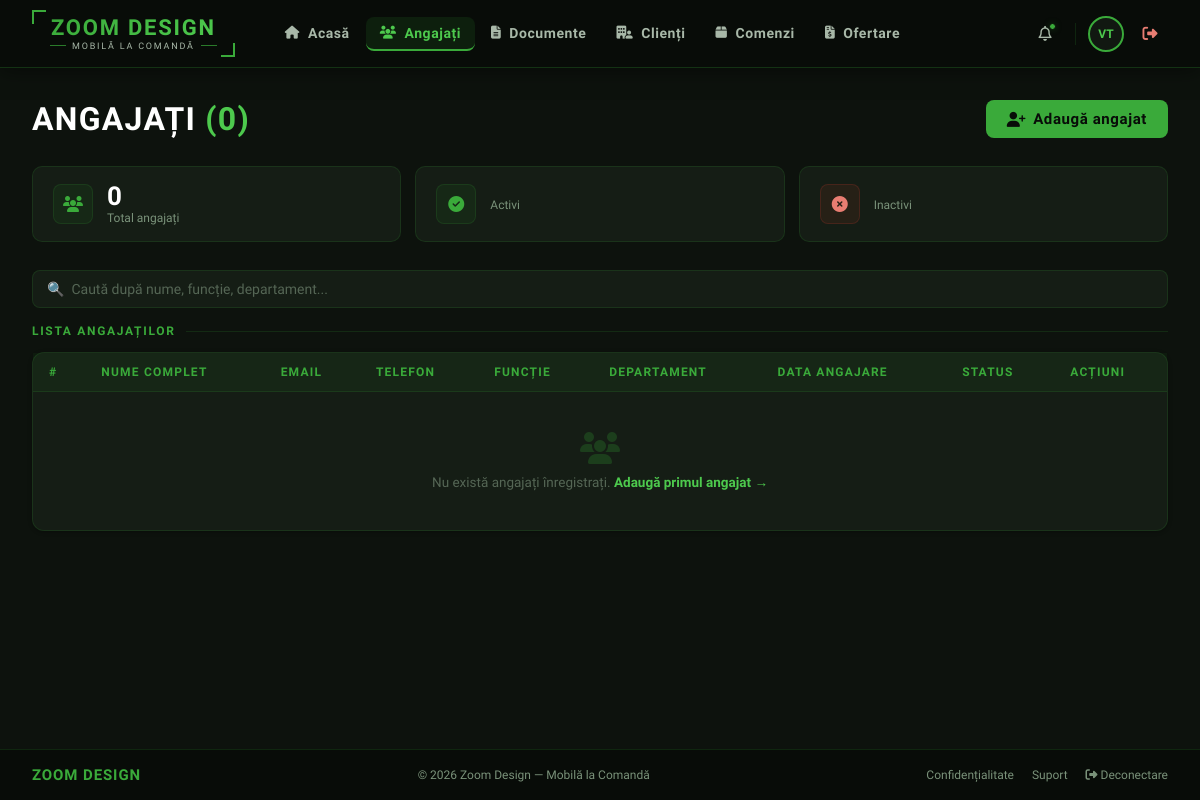
The page /angajati/ (signed in) on the database as committed earlier.
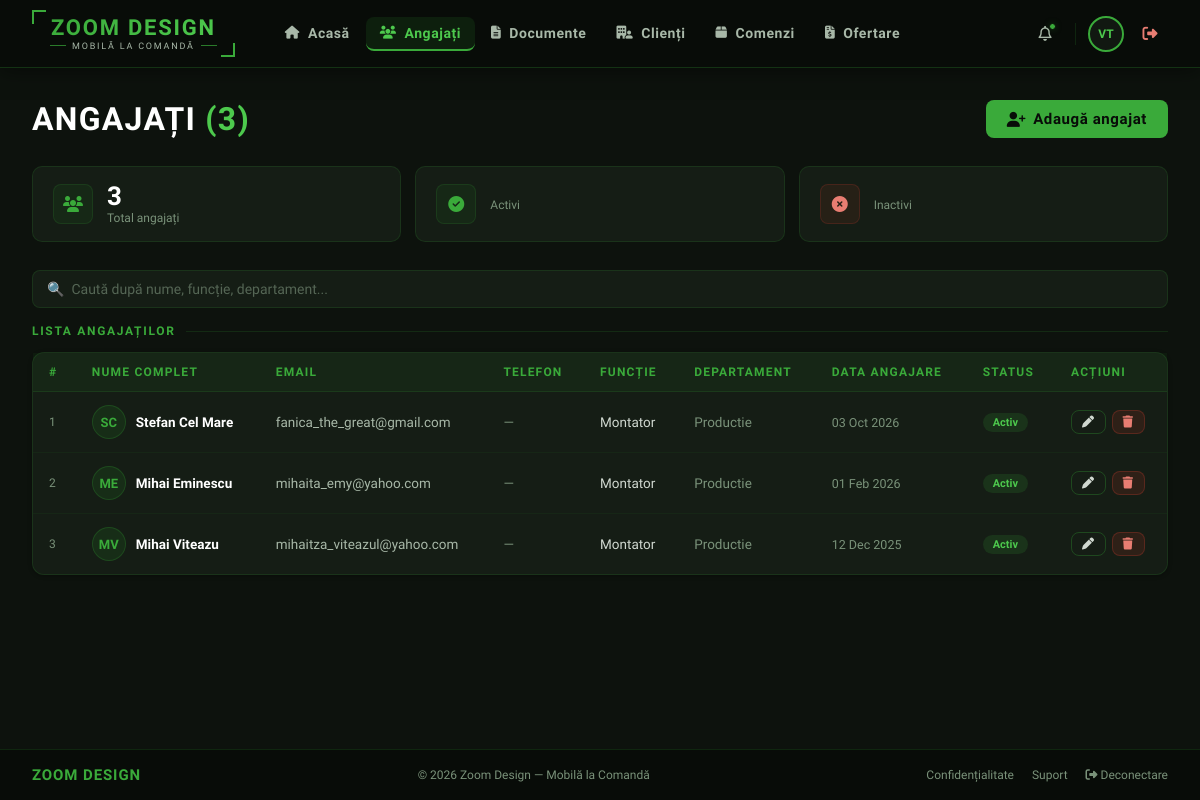
The same page on the database as committed later.
### angajati/models.py (models this page shows, shortened)
class Angajat(models.Model):
    nume        = models.CharField(max_length=100)
    prenume     = models.CharField(max_length=100)
    email       = models.EmailField(unique=True)
    telefon     = models.CharField(max_length=20, blank=True)
    functie     = models.CharField(max_length=100)
    departament = models.CharField(max_length=100, blank=True)
    data_angajare = models.DateField()
    activ       = models.BooleanField(default=True)
    class Meta:
        verbose_name = "Angajat"
        verbose_name_plural = "Angajati"
        ordering = ['nume']

### angajati/views.py (the view)
# urls.py: path('',              views.AngajatiListView.as_view(),  name='angajati'),
class AngajatiListView(LoginRequiredMixin, ListView):
    model = Angajat
    template_name = 'angajati/angajati_list.html'
    context_object_name = 'angajati'
    login_url = '/login/'

### templates/angajati/angajati_list.html (shortened to what the changed rows need)
{% extends 'base.html' %}
{% block content %}
<div class="page-header">
  <h1>Angajați <span>({{ angajati|length }})</span></h1>
</div>
<div class="stats-row">
  <div class="stat-mini">
    <div>
      <div class="stat-mini-val">{{ angajati|length }}</div>
      <div class="stat-mini-label">Total angajați</div>
    </div>
  </div>
</div>
<div class="card">
  <div class="table-wrap">
    <table id="angajatiTable">
      <thead>
        <tr>
          <th>#</th>
          <th>Nume complet</th>
          <th>Email</th>
          <th>Telefon</th>
          <th>Funcție</th>
          <th>Departament</th>
          <th>Data angajare</th>
          <th>Status</th>
          <th>Acțiuni</th>
        </tr>
      </thead>
      <tbody>
        {% for angajat in angajati %}
        <tr>
          <td style="color:var(--slate-400); font-size:12px;">{{ forloop.counter }}</td>
          <td>
            <div style="display:flex; align-items:center; gap:10px;">
              <div style="width:34px;height:34px;border-radius:50%;background:rgba(45,138,45,0.15);border:1px solid rgba(45,138,45,0.3);display:flex;align-items:center;justify-content:center;font-family:'Rajdhani',sans-serif;font-size:13px;font-weight:700;color:var(--green-mid);flex-shrink:0;">
                {{ angajat.prenume|first|upper }}{{ angajat.nume|first|upper }}
              </div>
              <div>
                <div style="font-weight:600;color:var(--white);">{{ angajat.prenume }} {{ angajat.nume }}</div>
              </div>
            </div>
          </td>
          <td style="color:var(--slate-300);">{{ angajat.email }}</td>
          <td style="color:var(--slate-400);">{{ angajat.telefon|default:"—" }}</td>
          <td style="color:var(--slate-200);">{{ angajat.functie }}</td>
          <td style="color:var(--slate-400);">{{ angajat.departament|default:"—" }}</td>
          <td style="color:var(--slate-400); font-size:12.5px;">{{ angajat.data_angajare|date:"d M Y" }}</td>
          <td>
            {% if angajat.activ %}
              <span class="badge badge-success">Activ</span>
            {% else %}
              <span class="badge badge-danger">Inactiv</span>
            {% endif %}
          </td>
          <td>
            <div style="display:flex;gap:6px;">
              <a href="{% url 'angajat_edit' angajat.pk %}" class="btn btn-outline" style="padding:5px 10px; font-size:12px;">
                <i class="fa-solid fa-pen"></i>
              </a>
              <a href="{% url 'angajat_delete' angajat.pk %}" class="btn" style="padding:5px 10px; font-size:12px; background:rgba(192,57,43,0.15); border-color:rgba(192,57,43,0.3); color:#e87d72;">
                <i class="fa-solid fa-trash"></i>
              </a>
            </div>
          </td>
        </tr>
        {% empty %}
        <tr>
          <td colspan="9" style="text-align:center; padding:40px; color:var(--slate-500);">
            <i class="fa-solid fa-users" style="font-size:32px; margin-bottom:10px; display:block; color:rgba(45,138,45,0.3);"></i>
            Nu există angajați înregistrați.
            <a href="{% url 'angajat_adauga' %}" style="color:var(--green-light); font-weight:600;">Adaugă primul angajat →</a>
          </td>
        </tr>
        {% endfor %}
      </tbody>
    </table>
  </div>
</div>
{% endblock %}

Rows that differ between the two databases and show on the page:
added Angajat: prenume|first "S", nume|first "C", prenume "Stefan", nume "Cel Mare", email "fanica_the_great@gmail.com", telefon "—", functie "Montator", departament "Productie", data_angajare "03 Oct 2026", activ "Activ"
added Angajat: prenume|first "M", nume|first "E", prenume "Mihai", nume "Eminescu", email "mihaita_emy@yahoo.com", telefon "—", functie "Montator", departament "Productie", data_angajare "01 Feb 2026", activ "Activ"
added Angajat: prenume|first "M", nume|first "V", prenume "Mihai", nume "Viteazu", email "mihaitza_viteazul@yahoo.com", telefon "—", functie "Montator", departament "Productie", data_angajare "12 Dec 2025", activ "Activ"
Other text that changed with them:
{{ angajati|length }}: "0" → "3"
text no longer shown: "Nu există angajați înregistrați. Adaugă primul angajat →"
